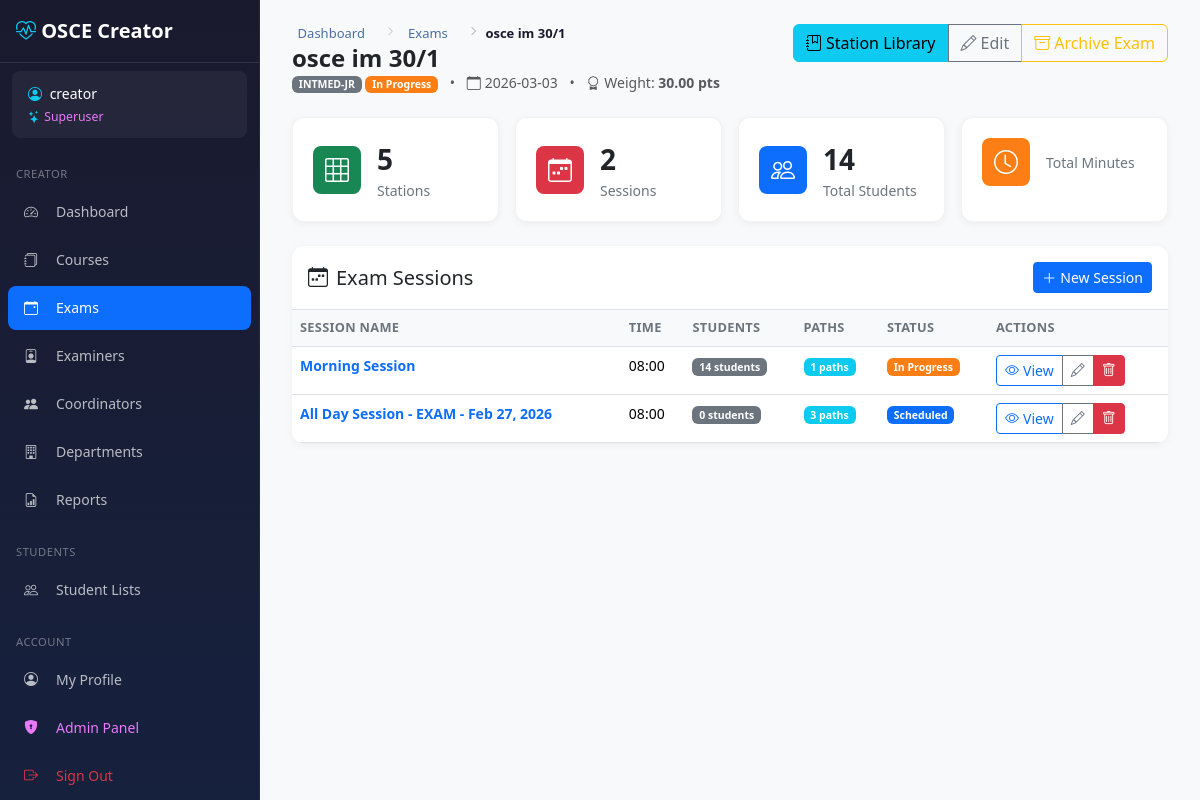
The page /creator/exams/f70c65dd-0035-4ac2-be3e-a512392cad2b/ (signed in) on the database as committed earlier.
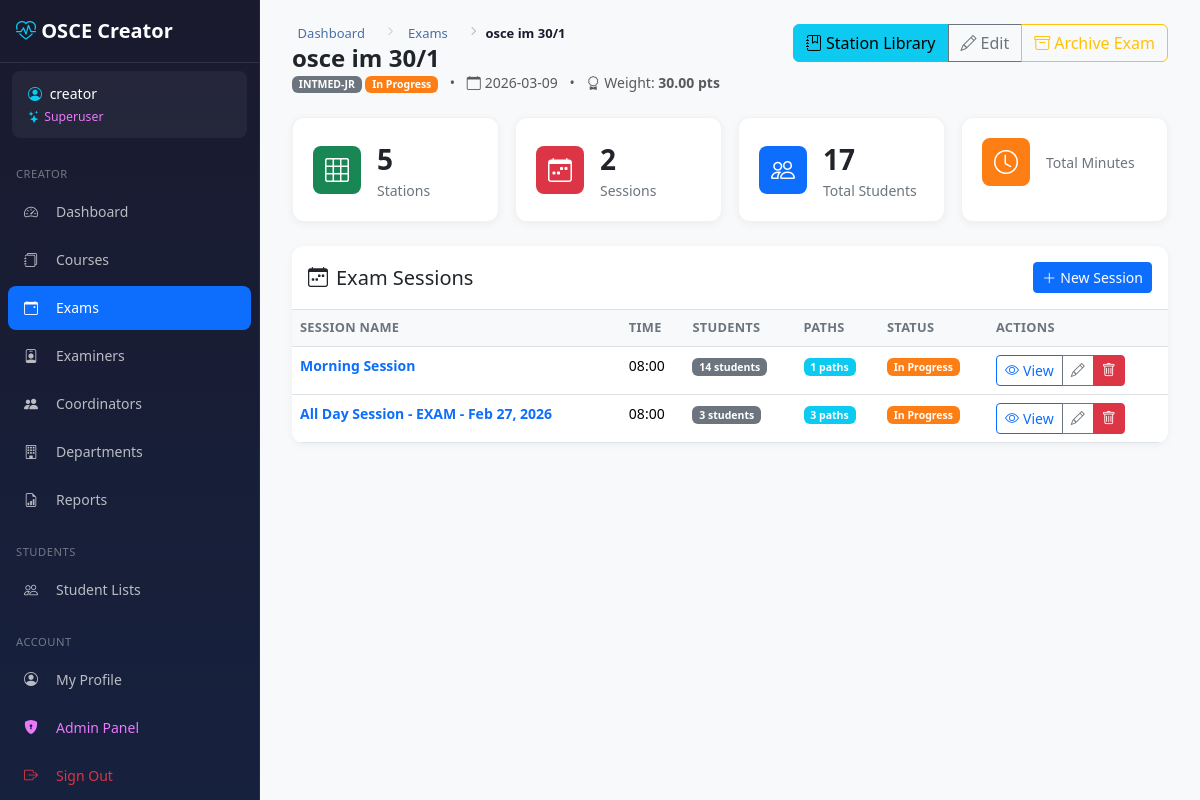
The same page on the database as committed later.
### core/models/exam.py (models this page shows, shortened)
class Exam(TimestampMixin):
    id = models.UUIDField(primary_key=True, default=uuid.uuid4, editable=False)
    course = models.ForeignKey(
        'core.Course', on_delete=models.CASCADE, related_name='exams', db_index=True
    )
    name = models.CharField(max_length=100)
    description = models.TextField(blank=True, default='')
    exam_date = models.DateField()
    department = models.CharField(max_length=100, blank=True, default='')
    number_of_stations = models.IntegerField(default=4)
    station_duration_minutes = models.IntegerField(default=8)
    exam_weight = models.DecimalField(
        max_digits=6, decimal_places=2,
        null=True, blank=True,
        help_text='Final grade weight (e.g. 40 means the exam is marked out of 40 regardless of total station marks)'
    )
    status = models.CharField(max_length=20, default='draft')
    is_deleted = models.BooleanField(default=False, db_index=True)
    deleted_at = models.IntegerField(null=True, blank=True)
    deleted_by = models.IntegerField(null=True, blank=True)
    class Meta:
        db_table = 'exams'

### core/models/session.py (models this page shows, shortened)
class ExamSession(models.Model):
    id = models.UUIDField(primary_key=True, default=uuid.uuid4, editable=False)
    exam = models.ForeignKey(
        'core.Exam', on_delete=models.CASCADE, related_name='sessions', db_index=True
    )
    name = models.CharField(max_length=100)
    session_date = models.DateField()
    session_type = models.CharField(max_length=20, default='morning')
    start_time = models.TimeField()
    number_of_stations = models.IntegerField()
    number_of_paths = models.IntegerField()
    status = models.CharField(max_length=20, default='scheduled', db_index=True)
    actual_start = models.IntegerField(null=True, blank=True)
    actual_end = models.IntegerField(null=True, blank=True)
    notes = models.TextField(blank=True, default='')
    created_by = models.IntegerField(null=True, blank=True)
    created_at = models.IntegerField(null=True, blank=True)
    updated_at = models.IntegerField(null=True, blank=True)
    class Meta:
        db_table = 'exam_sessions'
        permissions = [
            ('can_revert_session', 'Can revert completed session to scheduled'),
            ('can_delete_session', 'Can archive/delete sessions'),
        ]
    @property
    def student_count(self):
        return self.students.count()
    @property
    def path_count(self):
        return self.paths.count()

### core/models/course.py (models this page shows, shortened)
class Course(TimestampMixin):
    id = models.AutoField(primary_key=True)
    code = models.CharField(max_length=20, unique=True)
    short_code = models.CharField(max_length=20, blank=True, default='')
    name = models.CharField(max_length=100)
    description = models.TextField(blank=True, default='')
    year_level = models.IntegerField(default=1)
    department = models.ForeignKey(
        'core.Department',
        on_delete=models.SET_NULL,
        null=True, blank=True,
        related_name='courses',
        help_text='Department responsible for this course',
    )
    osce_mark = models.PositiveIntegerField(
        null=True, blank=True,
        help_text='Total OSCE mark for this course (entered manually, e.g. 50)',
    )
    class Meta:
        db_table = 'courses'

### creator/views/exams.py (the view)
# urls.py: path('exams/<uuid:exam_id>/', exams.exam_detail, name='exam_detail'),
@login_required
def exam_detail(request, exam_id):
    exam = get_object_or_404(Exam, pk=exam_id)
    sessions = ExamSession.objects.filter(exam=exam).order_by('session_date')
    stations = Station.objects.filter(exam=exam, active=True)
    total_students = SessionStudent.objects.filter(
        session__exam=exam
    ).count()
    can_delete_sessions = request.user.is_superuser or request.user.has_perm('core.can_delete_session')
    return render(request, 'creator/exams/detail.html', {
        'exam': exam,
        'stations': stations,
        'sessions': sessions,
        'total_students': total_students,
        'can_delete_sessions': can_delete_sessions,
    })

### core/context_processors.py (called while the page is built)
def admin_token(request):
    if hasattr(request, 'user') and request.user.is_authenticated and request.user.is_staff:
        return {'ADMIN_TOKEN': settings.SECRET_ADMIN_URL}
    return {'ADMIN_TOKEN': ''}

### core/models/examiner.py (called while the page is built)
    @property
    def display_name(self):
        if self.title:
            return f"{self.title} {self.full_name}"
        return self.full_name

### core/templatetags/osce_filters.py (called while the page is built)
@register.filter(name='status_label')
def status_label_filter(value):
    LABELS = {
        'draft':       'Draft',
        'ready':       'Ready',
        'scheduled':   'Scheduled',
        'in_progress': 'In Progress',
        'completed':   'Completed',
        'archived':    'Archived',
        'cancelled':   'Cancelled',
    }
    if not value:
        return ''
    return LABELS.get(str(value), str(value).replace('_', ' ').title())

### templates/creator/exams/detail.html (shortened to what the changed rows need)
{% extends 'creator/base_creator.html' %}
{% load osce_filters %}
{% block content %}
<div class="page-header d-flex flex-wrap justify-content-between align-items-start gap-2">
    <div>
        <nav aria-label="breadcrumb">
            <ol class="breadcrumb">
                <li class="breadcrumb-item"><a href="{% url 'creator:dashboard' %}">Dashboard</a></li>
                <li class="breadcrumb-item"><a href="{% url 'creator:exam_list' %}">Exams</a></li>
                <li class="breadcrumb-item active">{{ exam.name }}</li>
            </ol>
        </nav>
        <h1>{{ exam.name }}</h1>
        <p class="text-muted mb-0">
            {% if exam.course %}
                <span class="badge bg-secondary">{{ exam.course.code }}</span>
            {% endif %}
            <span class="badge badge-{{ exam.status }}">{{ exam.status|status_label }}</span>
            {% if exam.exam_date %}
                <span class="mx-2">&bull;</span>
                <i class="bi bi-calendar me-1"></i>{{ exam.exam_date|date:"Y-m-d" }}
            {% endif %}
            {% if exam.exam_weight %}
                <span class="mx-2">&bull;</span>
                <i class="bi bi-award me-1"></i>Weight: <strong>{{ exam.exam_weight }} pts</strong>
            {% endif %}
        </p>
    </div>
</div>
<div class="row g-3 mb-4">
    <div class="col-md-3">
        <div class="stat-card">
            <div class="d-flex align-items-center">
                <div><div class="stat-value">{{ total_students }}</div><div class="stat-label">Total Students</div></div>
            </div>
        </div>
    </div>
</div>
<div class="table-card mb-4">
    {% if sessions %}
    <div class="table-responsive">
        <table class="table table-hover mb-0">
            <thead>
                <tr><th>Session Name</th><th>Time</th><th>Students</th><th>Paths</th><th>Status</th><th style="width: 180px;">Actions</th></tr>
            </thead>
            <tbody>
                {% for session in sessions %}
                {% if session and session.id %}
                <tr>
                    <td>
                        <a href="{% url 'creator:session_detail' session.id %}" class="text-decoration-none fw-bold">
                            {{ session.name|default:"Session" }}
                        </a>
                    </td>
                    <td>
                        {% if session.start_time %}{{ session.start_time|time:"H:i" }}
                        {% else %}<span class="text-muted small">Not set</span>{% endif %}
                    </td>
                    <td><span class="badge bg-secondary">{{ session.student_count|default:0 }} students</span></td>
                    <td><span class="badge bg-info">{{ session.path_count|default:0 }} paths</span></td>
                    <td><span class="badge badge-{{ session.status }}">{{ session.status|status_label }}</span></td>
                    <td>
                        <div class="btn-group btn-group-sm">
                            <a href="{% url 'creator:session_detail' session.id %}" class="btn btn-outline-primary" title="View Details">
                                <i class="bi bi-eye me-1"></i>View
                            </a>
                            <a href="{% url 'creator:session_edit' session.id %}" class="btn btn-outline-secondary" title="Edit">
                                <i class="bi bi-pencil"></i>
                            </a>
                            {% if request.user.is_superuser %}
                            <button type="button" class="btn btn-danger" onclick="hardDeleteSession('{{ session.id }}', '{{ session.name }}')" title="Permanently Delete">
                                <i class="bi bi-trash"></i>
                            </button>
                            {% endif %}
                        </div>
                    </td>
                </tr>
                {% endif %}
                {% endfor %}
            </tbody>
        </table>
    </div>
    {% endif %}
</div>
{% endblock %}

Rows that differ between the two databases and show on the page:
changed Exam "osce im 30/1": exam_date "2026-03-03" → "2026-03-09"
changed ExamSession "All Day Session - EXAM - Feb 27, 2026": student_count "0" → "3"; status "scheduled" → "in_progress" (drawn); status|status_label "Scheduled" → "In Progress"
Other text that changed with them:
{{ total_students }}: "14" → "17"
